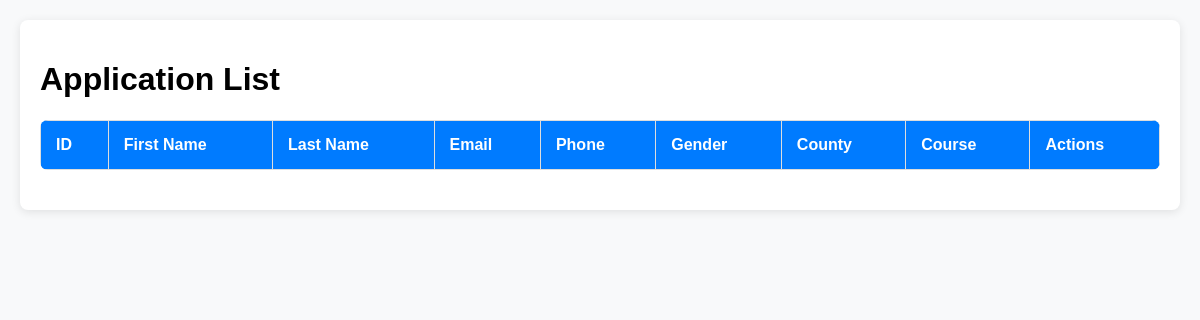
The page /admin/applications on the database as committed earlier.
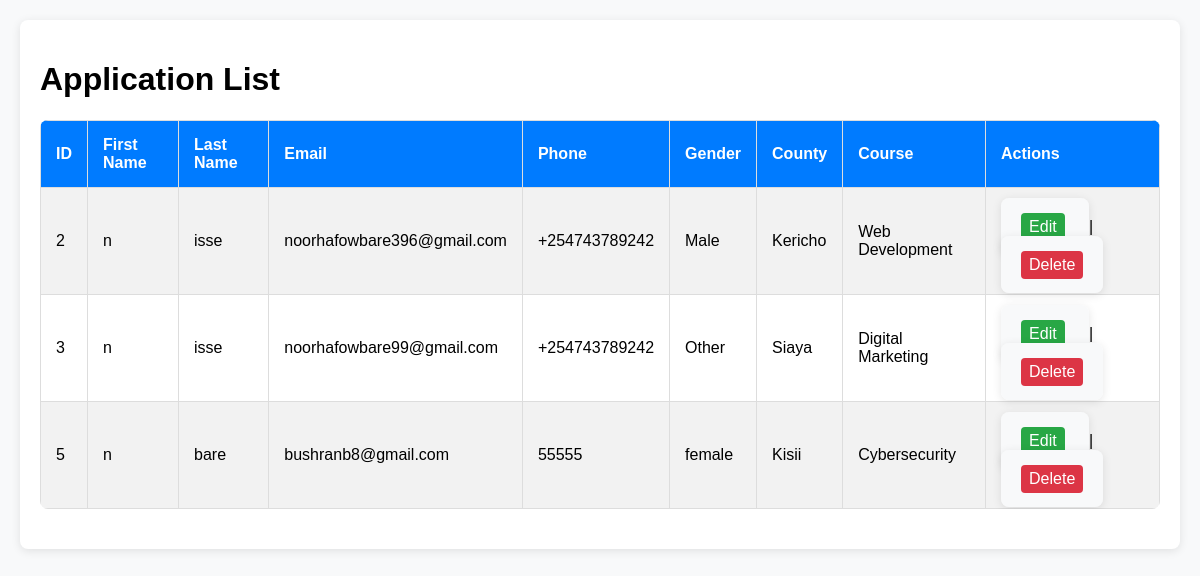
The same page on the database as committed later.
### tables this page shows
CREATE TABLE applications (
                    id INTEGER PRIMARY KEY AUTOINCREMENT,
                    first_name TEXT NOT NULL,
                    last_name TEXT NOT NULL,
                    email TEXT NOT NULL,
                    phone TEXT NOT NULL,
                    gender TEXT NOT NULL,
                    county TEXT NOT NULL,
                    course TEXT NOT NULL
                );

### app.py (the view)
@app.route('/admin/applications')
def view_applications():
    conn = get_db_connection()
    applications = conn.execute('SELECT * FROM applications').fetchall()
    conn.close()
    return render_template('applications.html', applications=applications)

### app.py (called while the page is built)
def get_db_connection():
    conn = sqlite3.connect('database.db')
    conn.row_factory = sqlite3.Row
    return conn

### templates/applications.html (shortened to what this page needs)
<!DOCTYPE html>
<html lang="en">
  <head>
    <link
      rel="stylesheet"
      href="{{ url_for('static', filename='css/admin.css') }}"
    />
  </head>
  <body>
    <div class="container">
      <h1>Application List</h1>
      <table>
        <tr>
          <th>ID</th>
          <th>First Name</th>
          <th>Last Name</th>
          <th>Email</th>
          <th>Phone</th>
          <th>Gender</th>
          <th>County</th>
          <th>Course</th>
          <th>Actions</th>
        </tr>
        {% for application in applications %}
        <tr>
          <td>{{ application.id }}</td>
          <td>{{ application.first_name }}</td>
          <td>{{ application.last_name }}</td>
          <td>{{ application.email }}</td>
          <td>{{ application.phone }}</td>
          <td>{{ application.gender }}</td>
          <td>{{ application.county }}</td>
          <td>{{ application.course }}</td>
          <td>
            <form
              action="{{ url_for('edit_application', id=application.id) }}"
              method="GET"
              style="display: inline"
            >
              <button class="edit" type="submit">Edit</button>
            </form>
            |
            <form
              action="{{ url_for('delete_application', id=application.id) }}"
              method="POST"
              style="display: inline"
            >
              <button
                class="delete"
                type="submit"
                onclick="return confirm('Are you sure you want to delete this application?');"
              >
                Delete
              </button>
            </form>
          </td>
        </tr>
        {% endfor %}
      </table>
    </div>
  </body>
</html>

### static/css/admin.css (style rules this page uses)
body { font-family: Arial, sans-serif; background-color: #f8f9fa; margin: 0; padding: 20px; }
.container { max-width: 1200px; margin: 0 auto; padding: 20px; background-color: white; border-radius: 8px; box-shadow: 0 2px 10px rgba(0, 0, 0, 0.1); }
table { width: 100%; border-collapse: collapse; margin-bottom: 20px; background-color: white; border-radius: 8px; overflow: hidden; }
table th, table td { padding: 15px; border: 1px solid #ddd; text-align: left; }
table th { background-color: #007bff; color: white; font-size: 16px; }
table tr:nth-child(even) { background-color: #f2f2f2; }
button.edit { background-color: #28a745; color: white; border: none; padding: 5px 8px; border-radius: 4px; cursor: pointer; }
button.delete { background-color: #dc3545; color: white; border: none; padding: 5px 8px; border-radius: 4px; cursor: pointer; }
form { margin-top: 20px; background-color: #f8f9fa; padding: 20px; border-radius: 8px; box-shadow: 0 2px 10px rgba(0, 0, 0, 0.1); }
form button { background-color: #007bff; color: white; padding: 12px 20px; border: none; border-radius: 4px; cursor: pointer; font-size: 16px; margin-top: 10px; }

Rows that differ between the two databases and show on the page:
added applications: id "2", first_name "n", last_name "isse", email "noorhafowbare396@gmail.com", phone "+254743789242", gender "Male", county "Kericho", course "Web Development"
added applications: id "3", first_name "n", last_name "isse", email "noorhafowbare99@gmail.com", phone "+254743789242", gender "Other", county "Siaya", course "Digital Marketing"
added applications: id "5", first_name "n", last_name "bare", email "bushranb8@gmail.com", phone "55555", gender "female", county "Kisii", course "Cybersecurity"
